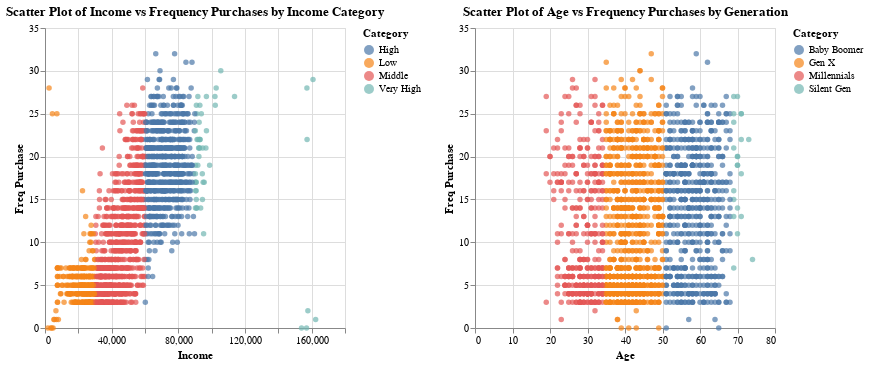

Source (notebook cell):
### Code cell
(chart|chart2).resolve_scale(color='independent')

### Figure 1 — Vega-Lite specification as saved in the notebook (floating-point values rounded to 4 significant figures; data arrays with more than 128 entries replaced by an {"elided": "..."} marker saying what was removed)
{"config": {"view": {"continuousWidth": 300, "continuousHeight": 300}}, "hconcat": [{"mark": {"type": "circle"}, "encoding": {"color": {"field": "IncomeCategory", "legend": {"title": "Category"}, "type": "nominal"}, "tooltip": [{"field": "Income", "type": "quantitative"}, {"field": "Freq_Purchase", "type": "quantitative"}, {"field": "IncomeCategory", "type": "ordinal"}], "x": {"field": "Income", "title": "Income", "type": "quantitative"}, "y": {"field": "Freq_Purchase", "title": "Freq Purchase", "type": "quantitative"}}, "title": "Scatter Plot of Income vs Frequency Purchases by Income Category"}, {"mark": {"type": "circle"}, "encoding": {"color": {"field": "Generation", "legend": {"title": "Category"}, "type": "nominal"}, "tooltip": [{"field": "Age", "type": "quantitative"}, {"field": "Freq_Purchase", "type": "quantitative"}, {"field": "Generation", "type": "ordinal"}], "x": {"field": "Age", "title": "Age", "type": "quantitative"}, "y": {"field": "Freq_Purchase", "title": "Freq Purchase", "type": "quantitative"}}, "title": "Scatter Plot of Age vs Frequency Purchases by Generation"}], "data": {"name": "data-0f75cfcd911ebce60404e914f23f19a9"}, "resolve": {"scale": {"color": "independent"}}, "$schema": "https://vega.github.io/schema/vega-lite/v5.16.3.json", "datasets": {"data-0f75cfcd911ebce60404e914f23f19a9": {"elided": "2028 records"}}}
